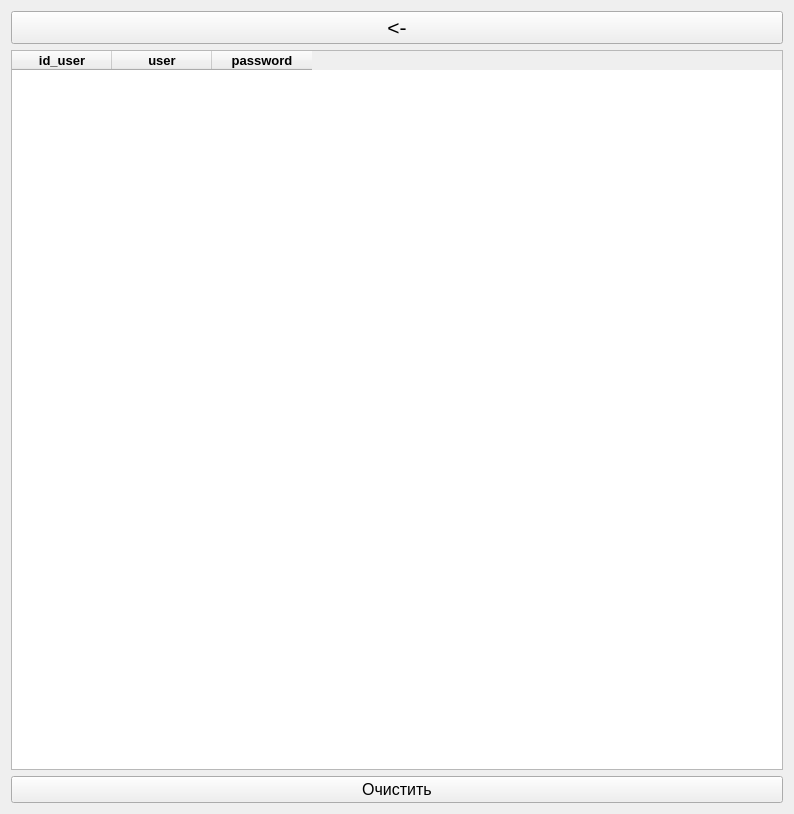
<?xml version="1.0" encoding="UTF-8"?>
<ui version="4.0">
 <class>DataBase</class>
 <widget class="QWidget" name="DataBase">
  <property name="geometry">
   <rect>
    <x>0</x>
    <y>0</y>
    <width>794</width>
    <height>814</height>
   </rect>
  </property>
  <property name="windowTitle">
   <string>База Паролей</string>
  </property>
  <layout class="QVBoxLayout" name="verticalLayout">
   <item>
    <widget class="QPushButton" name="btnBack">
     <property name="font">
      <font>
       <pointsize>16</pointsize>
      </font>
     </property>
     <property name="text">
      <string>&lt;-</string>
     </property>
    </widget>
   </item>
   <item>
    <widget class="QTableWidget" name="table">
     <column>
      <property name="text">
       <string>id_user</string>
      </property>
      <property name="font">
       <font>
        <pointsize>10</pointsize>
        <weight>75</weight>
        <bold>true</bold>
       </font>
      </property>
     </column>
     <column>
      <property name="text">
       <string>user</string>
      </property>
      <property name="font">
       <font>
        <pointsize>10</pointsize>
        <weight>75</weight>
        <bold>true</bold>
       </font>
      </property>
     </column>
     <column>
      <property name="text">
       <string>password</string>
      </property>
      <property name="font">
       <font>
        <pointsize>10</pointsize>
        <weight>75</weight>
        <bold>true</bold>
       </font>
      </property>
     </column>
    </widget>
   </item>
   <item>
    <widget class="QPushButton" name="btnClear">
     <property name="font">
      <font>
       <pointsize>12</pointsize>
      </font>
     </property>
     <property name="text">
      <string>Очистить</string>
     </property>
    </widget>
   </item>
  </layout>
 </widget>
 <resources/>
 <connections/>
</ui>
